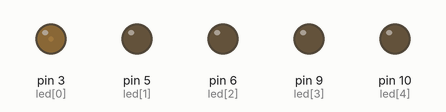
The sketch below on a simulated Arduino Uno, built with avr-gcc and run on an emulated ATmega328P. Parts: output pins drawn as LEDs (lit = HIGH).

Above: at 0.15 s.
At 4.21 s:
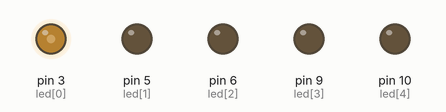
At 8.09 s:
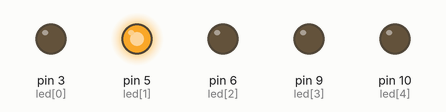
At 18.85 s:
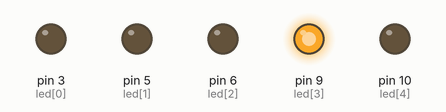
At 29.6 s:
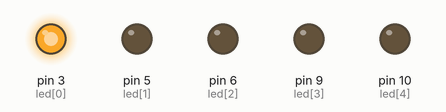
At 39.68 s:
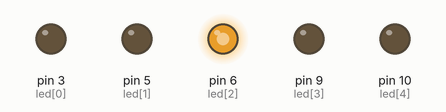
Timing chart, 0 to 40.0 s (numbered marks = the images above):
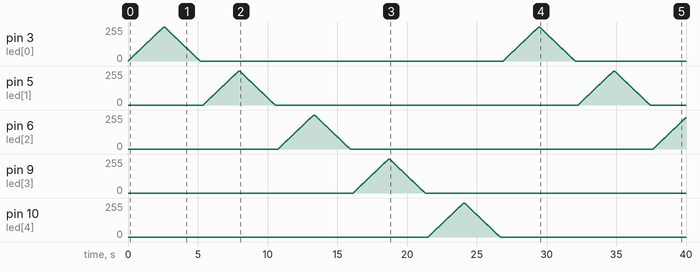

The sketch:

EXP_4_Fade_5leds.ino
```cpp
int led[]={3,5,6,9,10};
int ledLoop=5;

void setup(){

  for(int i=0;i<ledLoop;i++){
    pinMode(led[i],OUTPUT);
    }
  }

void loop(){
  for(int i=0;i<ledLoop;i++){
    FadeAndBrighten(led[i]);
    }
  }
void FadeAndBrighten(int ledpin){
  for(int brightness=0;brightness<=255;brightness++){
    analogWrite(ledpin,brightness);
    delay(10);
    }
    delay(50);

  for(int brightness=255;brightness>=0;brightness--){
    analogWrite(ledpin,brightness);
    delay(10);
    }
    delay(200);
  }
```

Measured:
- by itself, pin 9 (led[3]), pin 10 (led[4]): rises from 0/255 to 255/255 in 2.5 s, then falls to 0/255 in 2.6 s
